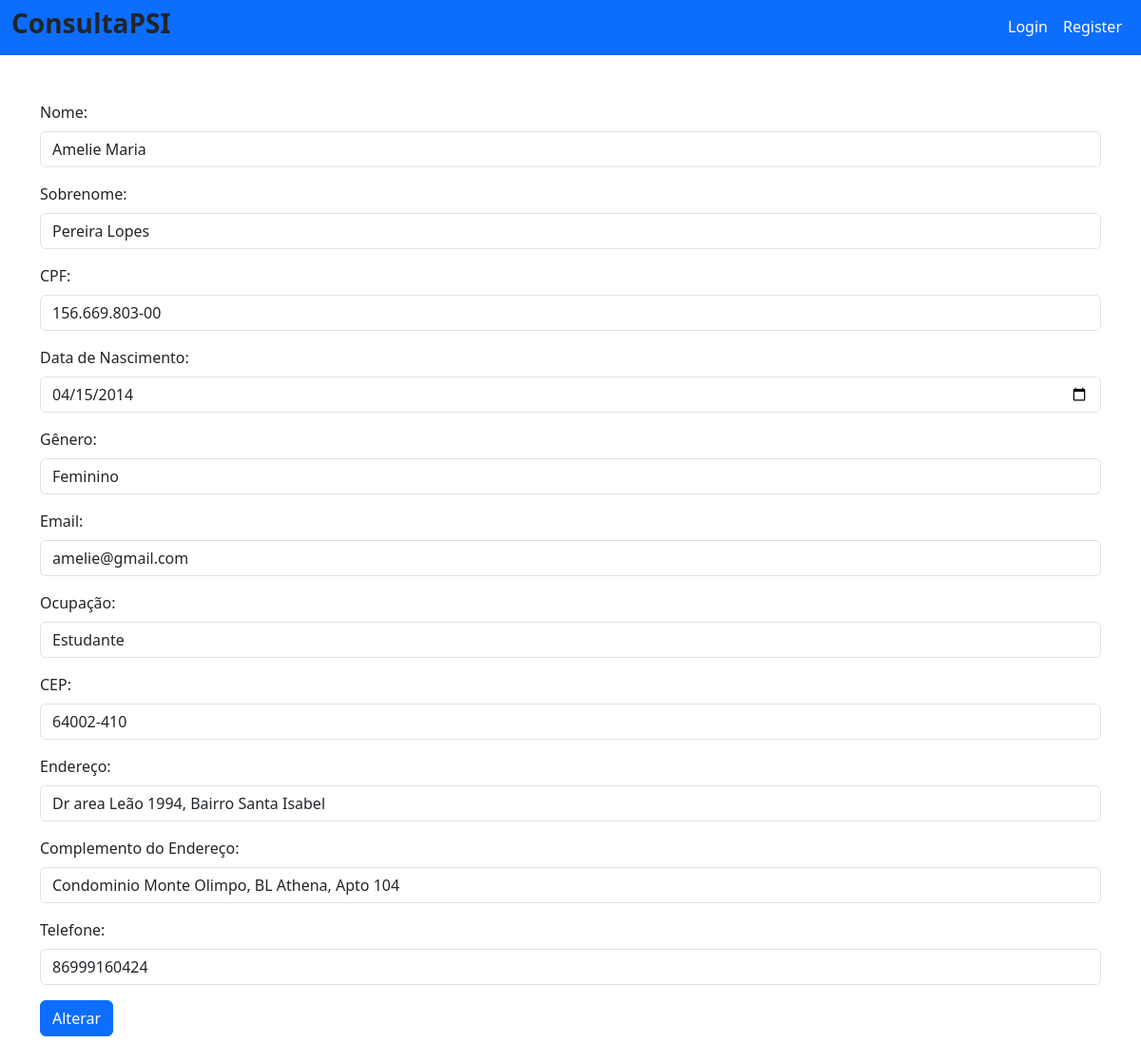
/pacientes/update/1, run on the app's committed database.
### database/models/paciente_model.py (models this page shows, shortened)
class Paciente(db.Model):
    __tablename__ = 'paciente'
    id = db.Column(db.Integer, primary_key=True, autoincrement=True)
    nome = db.Column(db.String(50), nullable=False)
    sobrenome = db.Column(db.String(150), nullable=False)
    cpf = db.Column(db.String(11), nullable=False, unique=True)
    nascimento = db.Column(db.Date, nullable=False)
    genero = db.Column(db.String(30), nullable=False)
    email = db.Column(db.String(50), nullable=False, unique=True)
    ocupacao = db.Column(db.String(50), nullable=False)
    cep = db.Column(db.String(8), nullable=False)
    endereco = db.Column(db.String(150), nullable=False)
    endereco_complemento = db.Column(db.String(150), nullable=False)
    fone = db.Column(db.String(15), nullable=False)
    datainicio = db.Column(db.Date, nullable=False)
    convenios_id = db.Column(db.Integer, db.ForeignKey('convenio.id'), nullable=True)

### routes/pacientes.py (the view, shortened to what this page needs)
@blueprint_pacientes.route('/update/<int:id>', methods=['GET', 'POST'])
def update(id):
    paciente, error = PacienteService.get_paciente_by_id(id)
    if error:
        flash(error)
        return redirect('/pacientes/recovery')
    if request.method == 'GET':
        return render_template('pacientes_update.html', paciente=paciente)

### service/paciente_service.py (called while the page is built)
    @staticmethod
    def get_paciente_by_id(id):
        try:
            paciente = Paciente.query.get(id)
            if not paciente:
                return None, "Paciente não encontrado"
            return paciente, None
        except Exception as e:
            return None, str(e)

### templates/pacientes_update.html
{% extends 'base.html' %}
{% block conteudo %}
        <form method="post" action='/pacientes/update/{{paciente.id}}'>
                <div class="mb-3">
                        <label for="nome" class="form-label">Nome:</label>
                        <input id="nome" class="form-control" type="text" name="nome" value="{{paciente.nome}}">
                    </div>
                    <div class="mb-3">
                        <label for="sobrenome" class="form-label">Sobrenome:</label>
                        <input id="sobrenome" class="form-control" type="text" name="sobrenome" value="{{paciente.sobrenome}}">
                    </div>
                    <div class="mb-3">
                        <label for="cpf" class="form-label">CPF:</label>
                        <input id="cpf" class="form-control" type="text" name="cpf" value="{{paciente.cpf}}">
                    </div>
                    <div class="mb-3">
                        <label for="nascimento" class="form-label">Data de Nascimento:</label>
                        <input id="nascimento" class="form-control" type="date" name="nascimento" value="{{paciente.nascimento}}">
                    </div>
                    <div class="mb-3">
                        <label for="genero" class="form-label">Gênero:</label>
                        <input id="genero" class="form-control" type="text" name="genero" value="{{paciente.genero}}">
                    </div>
                    <div class="mb-3">
                        <label for="email" class="form-label">Email:</label>
                        <input id="email" class="form-control" type="email" name="email" value="{{paciente.email}}">
                    </div>
                    <div class="mb-3">
                        <label for="ocupacao" class="form-label">Ocupação:</label>
                        <input id="ocupacao" class="form-control" type="text" name="ocupacao" value="{{paciente.ocupacao}}">
                    </div>
                    <div class="mb-3">
                        <label for="cep" class="form-label">CEP:</label>
                        <input id="cep" class="form-control" type="text" name="cep" value="{{paciente.cep}}">
                    </div>
                    <div class="mb-3">
                        <label for="endereco" class="form-label">Endereço:</label>
                        <input id="endereco" class="form-control" type="text" name="endereco" value="{{paciente.endereco}}">
                    </div>
                    <div class="mb-3">
                        <label for="endereco_complemento" class="form-label">Complemento do Endereço:</label>
                        <input id="endereco_complemento" class="form-control" type="text" name="endereco_complemento" value="{{paciente.endereco_complemento}}">
                    </div>
                    <div class="mb-3">
                        <label for="fone" class="form-label">Telefone:</label>
                        <input id="fone" class="form-control" type="text" name="fone" value="{{paciente.fone}}">
                    </div>
                    <input type="submit" class="btn btn-primary" value="Alterar">
                </form>
{% endblock %}

### data on the page
Paciente: nome "Amelie Maria", sobrenome "Pereira Lopes", cpf "156.669.803-00", nascimento "04/15/2014", genero "Feminino", email "amelie@gmail.com", ocupacao "Estudante", cep "64002-410", endereco "Dr area Leão 1994, Bairro Santa Isabel", endereco_complemento "Condominio Monte Olimpo, BL Athena, Apto 104", fone "86999160424"
